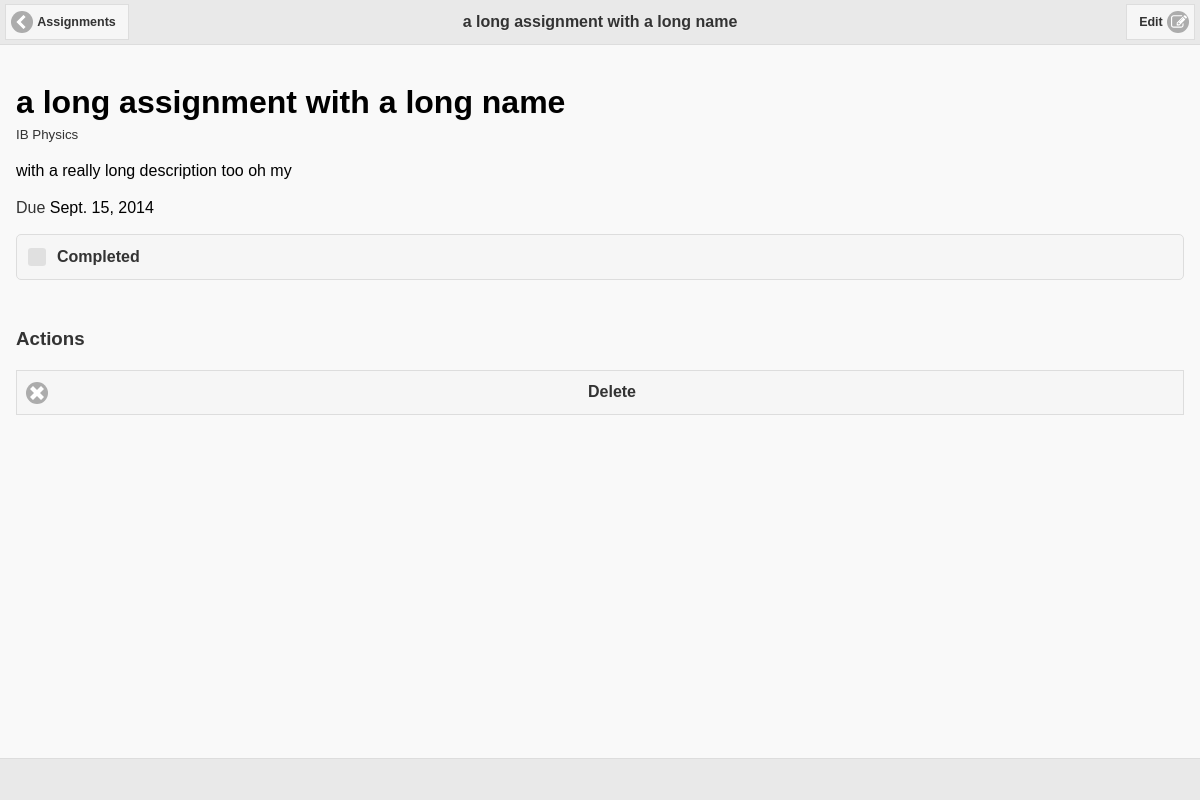
The page /assignments/19/ (signed in) on the database its author committed.
### planda/models.py (models this page shows, shortened)
class Assignment(models.Model):
    course = models.ForeignKey(Course)
    name = models.CharField(max_length=100)
    description = models.CharField(max_length=500, null=True)
    due_date = models.DateField()
    completed = models.BooleanField(default=False)

class Course(models.Model):
    user = models.ForeignKey(User)
    name = models.CharField(max_length=100)
    description = models.CharField(max_length=500, null=True)
    period = models.IntegerField(max_length=3, null=True)

### planda/views.py (the view)
# urls.py: url(r'^assignments/(?P<assignment_id>[0-9]+)/$', views.assignment_detail, name='assignments'),
@login_required
def assignment_detail(request, assignment_id):
    try:
        assignment = Assignment.objects.get(id=assignment_id)
    except Assignment.DoesNotExist:
        raise Http404
    if assignment.course.user == request.user:
        context = {
            'assignment': assignment,
            'due_date': assignment.due_date.strftime("%Y-%m-%d")
        }
        return render(request, "planda/single_assignment.html", context)
    else:
        raise Http404

### planda/templates/planda/single_assignment.html (shortened to what this page needs)
{% extends "planda/base.html" %}
{% block page_id %}auth_home{% endblock %}
{% block header_text %}
    <a href="{% url 'planda:assignments' %}" class="ui-btn-left ui-btn ui-btn-icon-left ui-icon-carat-l" data-transition="slide" data-direction="reverse">Assignments</a>
    <a href="#" class="ui-btn-right ui-btn ui-btn-icon-right ui-icon-edit" id="toggle-editable">Edit</a>
    {{ assignment.name }}
{% endblock %}
{% block main_content %}
    <div id="assignment-detail">
        <h1 style="margin-bottom: 0px;"><a class="editable" href="#" data-type="text" data-title="Assignment Name" data-pk="{{ assignment.id }}" data-name="name" style="font-weight: bold;">{{ assignment.name }}</a></h1>
        <small>{{ assignment.course.name }}</small>
        <p><a class="editable" href="#" data-type="textarea" data-title="Assignment Description" data-pk="{{ assignment.id }}" data-name="description">{{ assignment.description }}</a></p>
        <p>Due <a class="editable" href="#" data-type="date" data-title="Due Date" data-pk="{{ assignment.id }}" data-name="due_date" data-format="YYYY-MM-DD" data-viewformat="MMM DD, YYYY" data-value="{{ due_date }}">{{ assignment.due_date }}</a></p>
    </div>
    <label><input type="checkbox" class="toggle-completed" id="{{ assignment.id }}"{% if assignment.completed %} checked{% endif %}>Completed</label>
    <br>
    <h3>Actions</h3>
    <a href="/assignments/delete/{{ assignment.id }}/" class="ui-btn ui-btn-icon-left ui-icon-delete">Delete</a>
{% endblock %}

### planda/static/planda/css/style.css (style rules this page uses)
.editable-click.editable-disabled, a.editable-click.editable-disabled, a.editable-click.editable-disabled:hover { color: #000000; font-weight: normal; }

### rows shown on the page
Assignment: name "a long assignment with a long name", course.name "IB Physics", description "with a really long description too oh my", due_date "Sept. 15, 2014"
